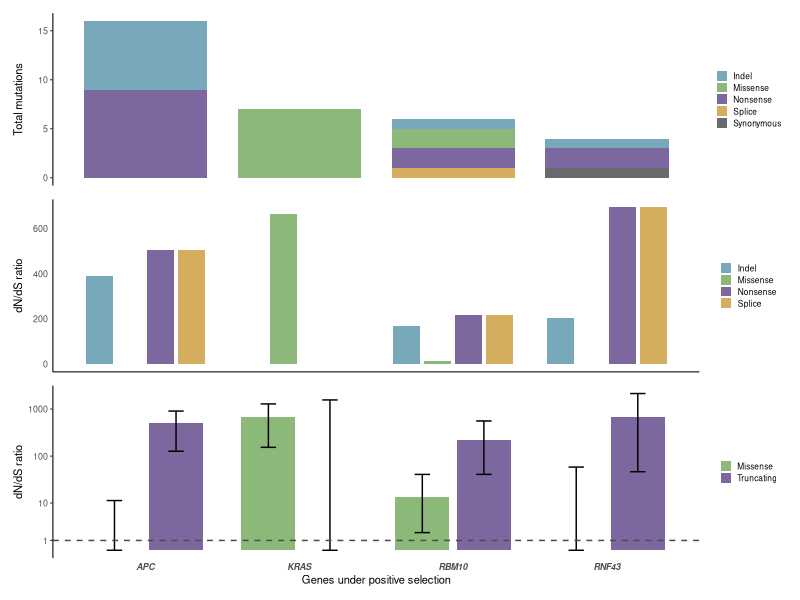

The R script that drew this image:
library(readr)
library(dplyr)
library(tidyr)
library(ggplot2)
library(patchwork)

#### Prep ####
# Read in data
nprog <- read_tsv("data/variants/dndscv/dndscv_genes_non_prog_pre.tsv")
nprog_ci <- read_tsv("data/variants/dndscv/non_prog_pre_gene_ci.tsv") |>
    filter(!gene == "TP53")

# Filter and reshape data
muts_df <- nprog |>
  select(gene_name, n_syn, n_mis, n_non, n_spl, n_ind, qglobal_cv) |>
  filter(qglobal_cv < 0.05) |>
  pivot_longer(
    cols = starts_with("n_"),
    names_to = "mutation_type",
    values_to = "count"
  ) |>
  mutate(
    mutation_type = recode(mutation_type,
      n_syn = "Synonymous", n_mis = "Missense", n_non = "Nonsense",
      n_spl = "Splice", n_ind = "Indel"
    )
  )

ratios_df <- nprog |>
  filter(qglobal_cv < 0.05) |>
  select(gene_name, wmis_cv, wnon_cv, wspl_cv, wind_cv) |>
  pivot_longer(
    cols = starts_with("w"),
    names_to = "mutation_type",
    values_to = "w_dnds"
  ) |>
  mutate(
    mutation_type = recode(mutation_type,
      wmis_cv = "Missense",
      wnon_cv = "Nonsense",
      wspl_cv = "Splice",
      wind_cv = "Indel"
    ),
    gene_name = factor(gene_name, levels = unique(gene_name)) # preserve order
  )

ci_df <- nprog_ci |>
  rename(gene_name = gene) |>
  tidyr::pivot_longer(cols = starts_with(c("mis", "tru")),
                      names_to = c("type", ".value"),
                      names_pattern = "(mis|tru)_(.*)") |>
  mutate(type = dplyr::recode(type,
                         "mis" = "Missense",
                         "tru" = "Truncating")
        )

# Set order of genes
genes_order <- muts_df |>
    arrange(qglobal_cv) |>
    pull(gene_name) |>
    unique()

muts_df <- muts_df |>
    mutate(gene_name = factor(gene_name, labels = genes_order))

ratios_df <- ratios_df |>
    mutate(gene_name = factor(gene_name, labels = genes_order))


ci_df <- ci_df |>
    mutate(gene_name = factor(gene_name, labels = genes_order))


# Define colour palette
mutation_colours <- c(
  "Missense"   = "#8cb87aff",  
  "Truncating" = "#7c679eff",
  "Indel" = "#77a9baff",
  "Nonsense" = "#7c679eff",
  "Splice" = "#d5ad5eff",
  "Synonymous" ="#696a6bff"
)

# Counts barplot
counts_barplot <- ggplot(muts_df, aes(x = gene_name, y = count, fill = mutation_type)) +
  geom_col(width = 0.8) +
  scale_fill_manual(values = mutation_colours) +
  labs(
    x = NULL,
    y = "Total mutations",
    fill = NULL
  ) +
  theme_classic(base_size = 8) +
  theme(
    axis.text.x = element_blank(),
    axis.line.x = element_blank(),
    axis.ticks.x = element_blank(),
    legend.position = "right",
    legend.text  = element_text(size = 6),
    legend.key.size = unit(0.3, "cm")  
  )

# ratios barplot
ratios_barplot <- ggplot(ratios_df, aes(x = gene_name, y = w_dnds, fill = mutation_type)) +
  geom_col(position = position_dodge(width = 0.8), width = 0.7) +
  labs(
    x = NULL,
    y = "dN/dS ratio",
    fill = NULL
  ) +
  theme_classic(base_size = 8) +
  theme(
    axis.text.x = element_blank(),
    axis.ticks = element_blank(),
    legend.position = "right",
    legend.text  = element_text(size = 6),
    legend.key.size = unit(0.3, "cm")
  ) +
  scale_fill_manual(values = mutation_colours) 

# dnds ratios barplot
# Plot
ci_barplot <- ggplot(ci_df, aes(x = gene_name, y = mle, fill = type)) +
  geom_col(position = position_dodge(width = 0.8), width = 0.7) +
  geom_errorbar(
    aes(ymin = low, ymax = high),
    position = position_dodge(width = 0.8),
    width = 0.2
  ) +
    geom_hline(yintercept = 1, linetype = "dashed", colour = "grey30") +
  scale_fill_manual(values = mutation_colours) +
  scale_y_log10(trans = "pseudo_log", breaks = c(1, 10, 100, 1000, 10000)) +
  labs(
    x = "Genes under positive selection",
    y = "dN/dS ratio",
    fill = NULL
  ) +
  theme_classic(base_size = 8) +
  theme(
    axis.text.x = element_text(face = "bold.italic"),
    axis.line.x = element_blank(),
    axis.ticks.x = element_blank(),
    legend.position = "right",
    legend.text  = element_text(size = 6),
    legend.key.size = unit(0.3, "cm")
  )

# Combine plots
combined_plot <- counts_barplot / ratios_barplot / ci_barplot + plot_layout(heights = c(1, 1, 1))

ggsave("plots/dndscv/precursors/dndscv_n_progressors_plot.png",
        plot = combined_plot, height = 3, width = 3.4, dpi = 300)
